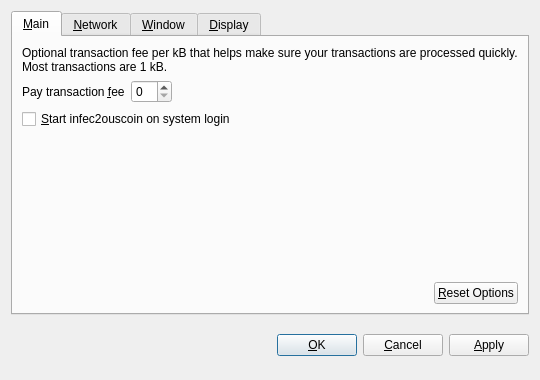
<?xml version="1.0" encoding="UTF-8"?>
<ui version="4.0">
 <class>OptionsDialog</class>
 <widget class="QDialog" name="OptionsDialog">
  <property name="geometry">
   <rect>
    <x>0</x>
    <y>0</y>
    <width>540</width>
    <height>380</height>
   </rect>
  </property>
  <property name="windowTitle">
   <string>Options</string>
  </property>
  <property name="modal">
   <bool>true</bool>
  </property>
  <layout class="QVBoxLayout" name="verticalLayout">
   <item>
    <widget class="QTabWidget" name="tabWidget">
     <property name="tabPosition">
      <enum>QTabWidget::North</enum>
     </property>
     <property name="currentIndex">
      <number>0</number>
     </property>
     <widget class="QWidget" name="tabMain">
      <attribute name="title">
       <string>&amp;Main</string>
      </attribute>
      <layout class="QVBoxLayout" name="verticalLayout_Main">
       <item>
        <widget class="QLabel" name="transactionFeeInfoLabel">
         <property name="text">
          <string>Optional transaction fee per kB that helps make sure your transactions are processed quickly. Most transactions are 1 kB.</string>
         </property>
         <property name="textFormat">
          <enum>Qt::PlainText</enum>
         </property>
         <property name="wordWrap">
          <bool>true</bool>
         </property>
        </widget>
       </item>
       <item>
        <layout class="QHBoxLayout" name="horizontalLayout_1_Main">
         <item>
          <widget class="QLabel" name="transactionFeeLabel">
           <property name="text">
            <string>Pay transaction &amp;fee</string>
           </property>
           <property name="textFormat">
            <enum>Qt::PlainText</enum>
           </property>
           <property name="buddy">
            <cstring>transactionFee</cstring>
           </property>
          </widget>
         </item>
         <item>
          <widget class="BitcoinAmountField" name="transactionFee"/>
         </item>
         <item>
          <spacer name="horizontalSpacer_1_Main">
           <property name="orientation">
            <enum>Qt::Horizontal</enum>
           </property>
           <property name="sizeHint" stdset="0">
            <size>
             <width>40</width>
             <height>20</height>
            </size>
           </property>
          </spacer>
         </item>
        </layout>
       </item>
       <item>
        <widget class="QCheckBox" name="bitcoinAtStartup">
         <property name="toolTip">
          <string>Automatically start infec2ouscoin after logging in to the system.</string>
         </property>
         <property name="text">
          <string>&amp;Start infec2ouscoin on system login</string>
         </property>
        </widget>
       </item>
       <item>
        <spacer name="verticalSpacer_Main">
         <property name="orientation">
          <enum>Qt::Vertical</enum>
         </property>
         <property name="sizeHint" stdset="0">
          <size>
           <width>20</width>
           <height>40</height>
          </size>
         </property>
        </spacer>
       </item>
       <item>
        <layout class="QHBoxLayout" name="horizontalLayout_2_Main">
         <item>
          <spacer name="horizontalSpacer_2_Main">
           <property name="orientation">
            <enum>Qt::Horizontal</enum>
           </property>
           <property name="sizeHint" stdset="0">
            <size>
             <width>40</width>
             <height>20</height>
            </size>
           </property>
          </spacer>
         </item>
         <item>
          <widget class="QPushButton" name="resetButton">
           <property name="toolTip">
            <string>Reset all client options to default.</string>
           </property>
           <property name="text">
            <string>&amp;Reset Options</string>
           </property>
           <property name="autoDefault">
            <bool>false</bool>
           </property>
          </widget>
         </item>
        </layout>
       </item>
      </layout>
     </widget>
     <widget class="QWidget" name="tabNetwork">
      <attribute name="title">
       <string>&amp;Network</string>
      </attribute>
      <layout class="QVBoxLayout" name="verticalLayout_Network">
       <item>
        <widget class="QCheckBox" name="mapPortUpnp">
         <property name="toolTip">
          <string>Automatically open the infec2ouscoin client port on the router. This only works when your router supports UPnP and it is enabled.</string>
         </property>
         <property name="text">
          <string>Map port using &amp;UPnP</string>
         </property>
        </widget>
       </item>
       <item>
        <widget class="QCheckBox" name="connectSocks">
         <property name="toolTip">
          <string>Connect to the infec2ouscoin network through a SOCKS proxy (e.g. when connecting through Tor).</string>
         </property>
         <property name="text">
          <string>&amp;Connect through SOCKS proxy:</string>
         </property>
        </widget>
       </item>
       <item>
        <layout class="QHBoxLayout" name="horizontalLayout_Network">
         <item>
          <widget class="QLabel" name="proxyIpLabel">
           <property name="text">
            <string>Proxy &amp;IP:</string>
           </property>
           <property name="textFormat">
            <enum>Qt::PlainText</enum>
           </property>
           <property name="buddy">
            <cstring>proxyIp</cstring>
           </property>
          </widget>
         </item>
         <item>
          <widget class="QValidatedLineEdit" name="proxyIp">
           <property name="maximumSize">
            <size>
             <width>140</width>
             <height>16777215</height>
            </size>
           </property>
           <property name="toolTip">
            <string>IP address of the proxy (e.g. 127.0.0.1)</string>
           </property>
          </widget>
         </item>
         <item>
          <widget class="QLabel" name="proxyPortLabel">
           <property name="text">
            <string>&amp;Port:</string>
           </property>
           <property name="textFormat">
            <enum>Qt::PlainText</enum>
           </property>
           <property name="buddy">
            <cstring>proxyPort</cstring>
           </property>
          </widget>
         </item>
         <item>
          <widget class="QLineEdit" name="proxyPort">
           <property name="maximumSize">
            <size>
             <width>55</width>
             <height>16777215</height>
            </size>
           </property>
           <property name="toolTip">
            <string>Port of the proxy (e.g. 9050)</string>
           </property>
          </widget>
         </item>
         <item>
          <widget class="QLabel" name="socksVersionLabel">
           <property name="text">
            <string>SOCKS &amp;Version:</string>
           </property>
           <property name="textFormat">
            <enum>Qt::PlainText</enum>
           </property>
           <property name="buddy">
            <cstring>socksVersion</cstring>
           </property>
          </widget>
         </item>
         <item>
          <widget class="QValueComboBox" name="socksVersion">
           <property name="toolTip">
            <string>SOCKS version of the proxy (e.g. 5)</string>
           </property>
          </widget>
         </item>
         <item>
          <spacer name="horizontalSpacer_Network">
           <property name="orientation">
            <enum>Qt::Horizontal</enum>
           </property>
           <property name="sizeHint" stdset="0">
            <size>
             <width>40</width>
             <height>20</height>
            </size>
           </property>
          </spacer>
         </item>
        </layout>
       </item>
       <item>
        <spacer name="verticalSpacer_Network">
         <property name="orientation">
          <enum>Qt::Vertical</enum>
         </property>
         <property name="sizeHint" stdset="0">
          <size>
           <width>20</width>
           <height>40</height>
          </size>
         </property>
        </spacer>
       </item>
      </layout>
     </widget>
     <widget class="QWidget" name="tabWindow">
      <attribute name="title">
       <string>&amp;Window</string>
      </attribute>
      <layout class="QVBoxLayout" name="verticalLayout_Window">
       <item>
        <widget class="QCheckBox" name="minimizeToTray">
         <property name="toolTip">
          <string>Show only a tray icon after minimizing the window.</string>
         </property>
         <property name="text">
          <string>&amp;Minimize to the tray instead of the taskbar</string>
         </property>
        </widget>
       </item>
       <item>
        <widget class="QCheckBox" name="minimizeOnClose">
         <property name="toolTip">
          <string>Minimize instead of exit the application when the window is closed. When this option is enabled, the application will be closed only after selecting Quit in the menu.</string>
         </property>
         <property name="text">
          <string>M&amp;inimize on close</string>
         </property>
        </widget>
       </item>
       <item>
        <spacer name="verticalSpacer_Window">
         <property name="orientation">
          <enum>Qt::Vertical</enum>
         </property>
         <property name="sizeHint" stdset="0">
          <size>
           <width>20</width>
           <height>40</height>
          </size>
         </property>
        </spacer>
       </item>
      </layout>
     </widget>
     <widget class="QWidget" name="tabDisplay">
      <attribute name="title">
       <string>&amp;Display</string>
      </attribute>
      <layout class="QVBoxLayout" name="verticalLayout_Display">
       <item>
        <layout class="QHBoxLayout" name="horizontalLayout_1_Display">
         <item>
          <widget class="QLabel" name="langLabel">
           <property name="text">
            <string>User Interface &amp;language:</string>
           </property>
           <property name="textFormat">
            <enum>Qt::PlainText</enum>
           </property>
           <property name="buddy">
            <cstring>lang</cstring>
           </property>
          </widget>
         </item>
         <item>
          <widget class="QValueComboBox" name="lang">
           <property name="toolTip">
            <string>The user interface language can be set here. This setting will take effect after restarting infec2ouscoin.</string>
           </property>
          </widget>
         </item>
        </layout>
       </item>
       <item>
        <layout class="QHBoxLayout" name="horizontalLayout_2_Display">
         <item>
          <widget class="QLabel" name="unitLabel">
           <property name="text">
            <string>&amp;Unit to show amounts in:</string>
           </property>
           <property name="textFormat">
            <enum>Qt::PlainText</enum>
           </property>
           <property name="buddy">
            <cstring>unit</cstring>
           </property>
          </widget>
         </item>
         <item>
          <widget class="QValueComboBox" name="unit">
           <property name="toolTip">
            <string>Choose the default subdivision unit to show in the interface and when sending coins.</string>
           </property>
          </widget>
         </item>
        </layout>
       </item>
       <item>
        <widget class="QCheckBox" name="displayAddresses">
         <property name="toolTip">
          <string>Whether to show infec2ouscoin addresses in the transaction list or not.</string>
         </property>
         <property name="text">
          <string>&amp;Display addresses in transaction list</string>
         </property>
        </widget>
       </item>
       <item>
        <widget class="QCheckBox" name="coinControlFeatures">
         <property name="toolTip">
          <string>Whether to show coin control features or not.</string>
         </property>
         <property name="text">
          <string>Display coin &amp;control features (experts only!)</string>
         </property>
        </widget>
       </item>
       <item>
        <spacer name="verticalSpacer_Display">
         <property name="orientation">
          <enum>Qt::Vertical</enum>
         </property>
         <property name="sizeHint" stdset="0">
          <size>
           <width>20</width>
           <height>40</height>
          </size>
         </property>
        </spacer>
       </item>
      </layout>
     </widget>
    </widget>
   </item>
   <item>
    <layout class="QHBoxLayout" name="horizontalLayout_Buttons">
     <item>
      <spacer name="horizontalSpacer_1">
       <property name="orientation">
        <enum>Qt::Horizontal</enum>
       </property>
       <property name="sizeHint" stdset="0">
        <size>
         <width>40</width>
         <height>48</height>
        </size>
       </property>
      </spacer>
     </item>
     <item>
      <widget class="QLabel" name="statusLabel">
       <property name="font">
        <font>
         <weight>75</weight>
         <bold>true</bold>
        </font>
       </property>
       <property name="text">
        <string/>
       </property>
       <property name="textFormat">
        <enum>Qt::PlainText</enum>
       </property>
       <property name="wordWrap">
        <bool>true</bool>
       </property>
      </widget>
     </item>
     <item>
      <spacer name="horizontalSpacer_2">
       <property name="orientation">
        <enum>Qt::Horizontal</enum>
       </property>
       <property name="sizeHint" stdset="0">
        <size>
         <width>40</width>
         <height>48</height>
        </size>
       </property>
      </spacer>
     </item>
     <item>
      <widget class="QPushButton" name="okButton">
       <property name="text">
        <string>&amp;OK</string>
       </property>
      </widget>
     </item>
     <item>
      <widget class="QPushButton" name="cancelButton">
       <property name="text">
        <string>&amp;Cancel</string>
       </property>
       <property name="autoDefault">
        <bool>false</bool>
       </property>
      </widget>
     </item>
     <item>
      <widget class="QPushButton" name="applyButton">
       <property name="text">
        <string>&amp;Apply</string>
       </property>
       <property name="autoDefault">
        <bool>false</bool>
       </property>
      </widget>
     </item>
    </layout>
   </item>
  </layout>
 </widget>
 <customwidgets>
  <customwidget>
   <class>BitcoinAmountField</class>
   <extends>QSpinBox</extends>
   <header>bitcoinamountfield.h</header>
  </customwidget>
  <customwidget>
   <class>QValueComboBox</class>
   <extends>QComboBox</extends>
   <header>qvaluecombobox.h</header>
  </customwidget>
  <customwidget>
   <class>QValidatedLineEdit</class>
   <extends>QLineEdit</extends>
   <header>qvalidatedlineedit.h</header>
  </customwidget>
 </customwidgets>
 <resources/>
 <connections/>
</ui>
